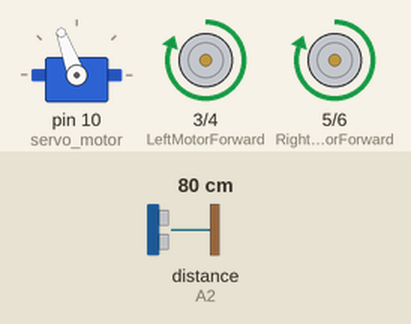
A sketch run on a simulated Arduino Uno, built with avr-gcc and run on an emulated ATmega328P. Parts: servo, motor-driver pin pairs drawn as motors (green arrow = first pin HIGH = forward, orange = second pin HIGH = backward, longer = more drive). The test bench sets the inputs (shaded band); at power-on: distance to the obstacle (sensor on A2) 80 cm. The echo pulse lasts 58.3 µs per cm.

Above: at 3.9 s.
4.0 s: distance to the obstacle (sensor on A2) set to 23 cm
5.5 s: distance to the obstacle (sensor on A2) set to 18 cm
At 7.5 s:
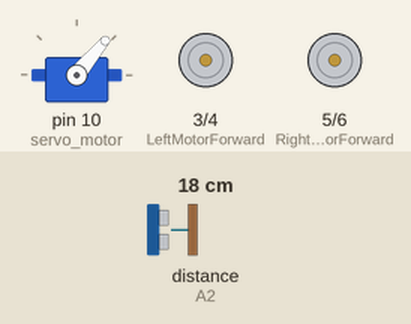
8.5 s: distance to the obstacle (sensor on A2) set to 35 cm
At 9.9 s:
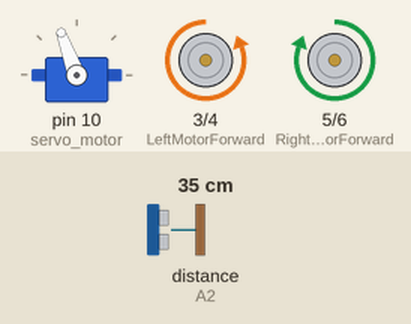
11.5 s: distance to the obstacle (sensor on A2) set to 2 cm
At 14.4 s:
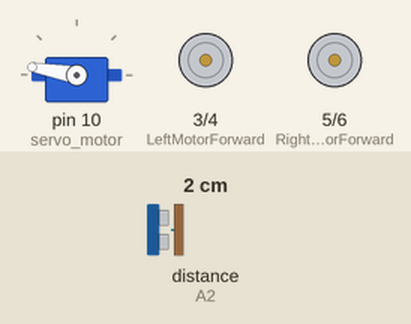
14.5 s: distance to the obstacle (sensor on A2) set to 60 cm
At 15.33 s:
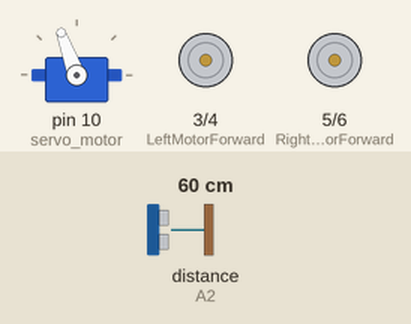
Timing chart, 0 to 17.6 s (numbered marks = the images above; inputs shaded):
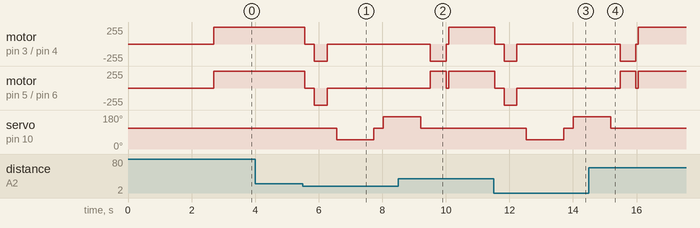

Measured:
- the behaviour switches between 21 and 20 cm on distance to the obstacle (sensor on A2) (found by bisection; images 0 and 1)
- after the input at 4.0 s, every drawn part: stays the same
- after the input at 5.5 s, motor on pin 3 (LeftMotorForward) / pin 4 (LeftMotorBackward), motor on pin 5 (RightMotorForward) / pin 6 (RightMotorBackward): forward 255/255 → stopped after 0.07 s, → backward 255/255 0.30 s later, → stopped 0.40 s later; servo on pin 10 (servo_motor): 110° → 50° after 1.1 s, → 110° 1.2 s later, → 170° 0.30 s later
- after the input at 8.5 s, servo on pin 10 (servo_motor): goes on until 9.2 s, then stays 110°
- after the input at 11.5 s, motor on pin 3 (LeftMotorForward) / pin 4 (LeftMotorBackward), motor on pin 5 (RightMotorForward) / pin 6 (RightMotorBackward): forward 255/255 → stopped at once, → backward 255/255 0.30 s later, → stopped 0.40 s later; servo on pin 10 (servo_motor): 110° → 50° after 1.0 s, → 110° 1.2 s later, → 170° 0.30 s later
- after the input at 14.5 s, servo on pin 10 (servo_motor): goes on until 15.2 s, then stays 110°

The sketch:

Newping_Obstacle_Avoidance.ino
```cpp
#include  <NewPing.h>
#include  <Servo.h>

const  int LeftMotorForward = 3;
const int LeftMotorBackward = 4;
const int RightMotorForward  = 5;
const int RightMotorBackward = 6;

#define trig_pin  A1
#define echo_pin A2

#define maximum_distance  200
boolean goesForward = false;
int distance = 100;

NewPing sonar(trig_pin,  echo_pin, maximum_distance);
Servo servo_motor;


void setup(){

  pinMode(RightMotorForward, OUTPUT);
  pinMode(LeftMotorForward,  OUTPUT);
  pinMode(LeftMotorBackward, OUTPUT);
  pinMode(RightMotorBackward,  OUTPUT);

  servo_motor.attach(10);

  servo_motor.write(110);
  delay(2000);
  distance = readPing();
  delay(100);
  distance = readPing();
  delay(100);
  distance = readPing();
  delay(100);
  distance = readPing();
  delay(100);
}

int  lookRight()
{
  servo_motor.write(50);
  delay(1000);
  int distance =  readPing();
  delay(100);
  servo_motor.write(110);
  return distance;
}

int  lookLeft()
{
  servo_motor.write(170);
  delay(1000);
  int distance = readPing();
  delay(100);
  servo_motor.write(110);
  return distance;
  delay(100);
}

int  readPing()
{
  delay(70);
  int cm = sonar.ping_cm();
  if (cm==0){
    cm=250;
  }
  return cm;
}

void moveStop()
{
  digitalWrite(RightMotorForward,  LOW);
  digitalWrite(LeftMotorForward, LOW);
  digitalWrite(RightMotorBackward,  LOW);
  digitalWrite(LeftMotorBackward, LOW);
}

void moveForward()
{
  if(!goesForward)
  {
    goesForward=true;
    digitalWrite(LeftMotorForward,  HIGH);
    digitalWrite(RightMotorForward, HIGH);
    digitalWrite(LeftMotorBackward,  LOW);
    digitalWrite(RightMotorBackward, LOW);
  }
}

void moveBackward()
{
  goesForward=false;
  digitalWrite(LeftMotorBackward, HIGH);
  digitalWrite(RightMotorBackward,  HIGH);
  digitalWrite(LeftMotorForward, LOW);
  digitalWrite(RightMotorForward,  LOW);
}

void turnRight()
{
  digitalWrite(LeftMotorForward,  HIGH);
  digitalWrite(RightMotorBackward, HIGH);
  digitalWrite(LeftMotorBackward,  LOW);
  digitalWrite(RightMotorForward, LOW);
  delay(500);
  digitalWrite(LeftMotorForward, HIGH);
  digitalWrite(RightMotorForward, HIGH);
  digitalWrite(LeftMotorBackward, LOW);
  digitalWrite(RightMotorBackward,  LOW);
}

void turnLeft()
{
  digitalWrite(LeftMotorBackward,  HIGH);
  digitalWrite(RightMotorForward, HIGH);
  digitalWrite(LeftMotorForward,  LOW);
  digitalWrite(RightMotorBackward, LOW);
  delay(500);
  digitalWrite(LeftMotorForward, HIGH);
  digitalWrite(RightMotorForward, HIGH);
  digitalWrite(LeftMotorBackward, LOW);
  digitalWrite(RightMotorBackward,  LOW);
}

void loop(){
  int distanceRight = 0;
  int  distanceLeft = 0;
  if (distance>20)
  {
    goesForward = false;
    moveForward();
  }
  else if(distance <= 20)
  {
    moveStop();
    delay(300);
    moveBackward();
    delay(400);
    moveStop();
    delay(300);
    distanceRight = lookRight();
    delay(300);
    distanceLeft  = lookLeft();
    delay(300);

    if (distanceRight >= distanceLeft)
    {
      turnRight();
      moveStop();
    }
    else
    {
      turnLeft();
      moveStop();
    }
  }
  distance = readPing();
}
```
